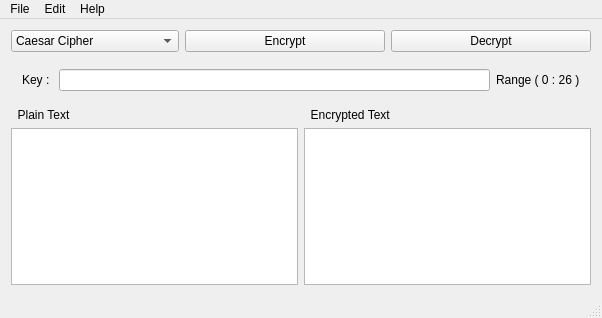
<?xml version="1.0" encoding="UTF-8"?>
<ui version="4.0">
 <class>MainWindow</class>
 <widget class="QMainWindow" name="MainWindow">
  <property name="geometry">
   <rect>
    <x>0</x>
    <y>0</y>
    <width>602</width>
    <height>318</height>
   </rect>
  </property>
  <property name="windowTitle">
   <string>Encryption Algorithms</string>
  </property>
  <widget class="QWidget" name="centralWidget">
   <layout class="QVBoxLayout" name="verticalLayout_3">
    <item>
     <layout class="QHBoxLayout" name="horizontalLayout">
      <item>
       <widget class="QComboBox" name="comboBox">
        <property name="toolTip">
         <string>Choose Encryption Algorithm</string>
        </property>
        <property name="statusTip">
         <string/>
        </property>
        <item>
         <property name="text">
          <string>Caesar Cipher</string>
         </property>
        </item>
        <item>
         <property name="text">
          <string>Playfair</string>
         </property>
        </item>
        <item>
         <property name="text">
          <string>DES</string>
         </property>
        </item>
       </widget>
      </item>
      <item>
       <widget class="QPushButton" name="pushButton_encrypt">
        <property name="sizePolicy">
         <sizepolicy hsizetype="Fixed" vsizetype="Fixed">
          <horstretch>0</horstretch>
          <verstretch>0</verstretch>
         </sizepolicy>
        </property>
        <property name="minimumSize">
         <size>
          <width>200</width>
          <height>0</height>
         </size>
        </property>
        <property name="toolTip">
         <string>Encrypt Input Text</string>
        </property>
        <property name="text">
         <string>Encrypt</string>
        </property>
       </widget>
      </item>
      <item>
       <widget class="QPushButton" name="pushButton_decrypt">
        <property name="sizePolicy">
         <sizepolicy hsizetype="Fixed" vsizetype="Fixed">
          <horstretch>0</horstretch>
          <verstretch>0</verstretch>
         </sizepolicy>
        </property>
        <property name="minimumSize">
         <size>
          <width>200</width>
          <height>0</height>
         </size>
        </property>
        <property name="toolTip">
         <string>Decrypt input text</string>
        </property>
        <property name="text">
         <string>Decrypt</string>
        </property>
       </widget>
      </item>
     </layout>
    </item>
    <item>
     <widget class="QStackedWidget" name="stackedWidget">
      <property name="frameShadow">
       <enum>QFrame::Plain</enum>
      </property>
      <property name="currentIndex">
       <number>0</number>
      </property>
      <widget class="QWidget" name="CaesarCipher">
       <layout class="QGridLayout" name="gridLayout">
        <item row="0" column="0">
         <widget class="QLabel" name="label_3">
          <property name="text">
           <string>Key : </string>
          </property>
         </widget>
        </item>
        <item row="0" column="2">
         <widget class="QLineEdit" name="lineEdit_CC_key"/>
        </item>
        <item row="0" column="3">
         <widget class="QLabel" name="label_4">
          <property name="text">
           <string>Range ( 0 : 26 )</string>
          </property>
         </widget>
        </item>
       </layout>
      </widget>
      <widget class="QWidget" name="page_2">
       <widget class="QLineEdit" name="lineEdit_PF_Secret">
        <property name="geometry">
         <rect>
          <x>60</x>
          <y>10</y>
          <width>511</width>
          <height>20</height>
         </rect>
        </property>
       </widget>
       <widget class="QLabel" name="label_5">
        <property name="geometry">
         <rect>
          <x>10</x>
          <y>10</y>
          <width>71</width>
          <height>20</height>
         </rect>
        </property>
        <property name="text">
         <string>Secret : </string>
        </property>
       </widget>
      </widget>
      <widget class="QWidget" name="page">
       <widget class="QLabel" name="label_6">
        <property name="geometry">
         <rect>
          <x>10</x>
          <y>10</y>
          <width>71</width>
          <height>20</height>
         </rect>
        </property>
        <property name="text">
         <string>Secret : </string>
        </property>
       </widget>
       <widget class="QLineEdit" name="lineEdit_DES_key">
        <property name="geometry">
         <rect>
          <x>60</x>
          <y>10</y>
          <width>511</width>
          <height>20</height>
         </rect>
        </property>
       </widget>
      </widget>
     </widget>
    </item>
    <item>
     <layout class="QHBoxLayout" name="horizontalLayout_2">
      <item>
       <layout class="QVBoxLayout" name="verticalLayout">
        <item>
         <widget class="QLabel" name="label">
          <property name="text">
           <string>  Plain Text</string>
          </property>
         </widget>
        </item>
        <item>
         <widget class="QPlainTextEdit" name="plainTextEdit_plain"/>
        </item>
       </layout>
      </item>
      <item>
       <layout class="QVBoxLayout" name="verticalLayout_2">
        <item>
         <widget class="QLabel" name="label_2">
          <property name="text">
           <string>  Encrypted Text</string>
          </property>
         </widget>
        </item>
        <item>
         <widget class="QPlainTextEdit" name="plainTextEdit_encrypted"/>
        </item>
       </layout>
      </item>
     </layout>
    </item>
   </layout>
  </widget>
  <widget class="QMenuBar" name="menuBar">
   <property name="geometry">
    <rect>
     <x>0</x>
     <y>0</y>
     <width>602</width>
     <height>21</height>
    </rect>
   </property>
   <widget class="QMenu" name="menuFile">
    <property name="title">
     <string>File</string>
    </property>
    <addaction name="actionExit"/>
   </widget>
   <widget class="QMenu" name="menuEdit">
    <property name="title">
     <string>Edit</string>
    </property>
    <addaction name="actionReset_Fields"/>
    <addaction name="separator"/>
    <addaction name="actionClear_Plain_Text"/>
    <addaction name="actionClear_Encrypted_Text"/>
   </widget>
   <widget class="QMenu" name="menuHelp">
    <property name="title">
     <string>Help</string>
    </property>
    <addaction name="actionAbout_Qt"/>
   </widget>
   <addaction name="menuFile"/>
   <addaction name="menuEdit"/>
   <addaction name="menuHelp"/>
  </widget>
  <widget class="QStatusBar" name="statusBar"/>
  <action name="actionReset_Fields">
   <property name="text">
    <string>Reset Fields</string>
   </property>
  </action>
  <action name="actionClear_Plain_Text">
   <property name="text">
    <string>Clear Plain Text</string>
   </property>
  </action>
  <action name="actionClear_Encrypted_Text">
   <property name="text">
    <string>Clear Encrypted Text</string>
   </property>
  </action>
  <action name="actionAbout_Qt">
   <property name="text">
    <string>About Qt</string>
   </property>
  </action>
  <action name="actionExit">
   <property name="text">
    <string>Exit</string>
   </property>
  </action>
 </widget>
 <layoutdefault spacing="6" margin="11"/>
 <resources/>
 <connections/>
</ui>
